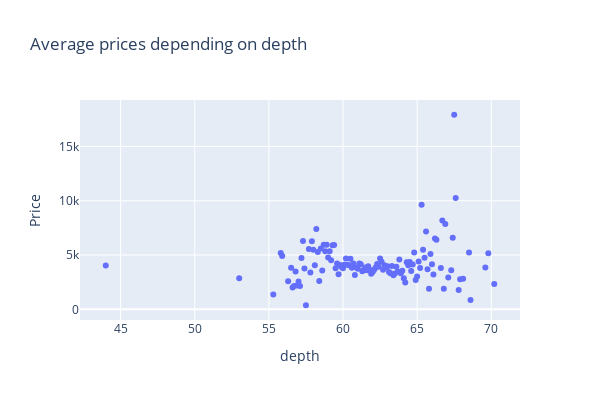
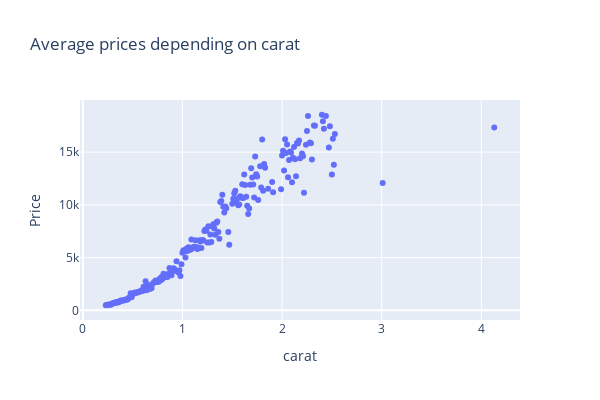
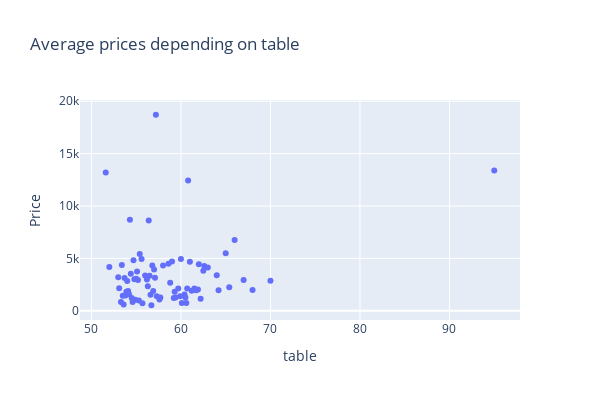
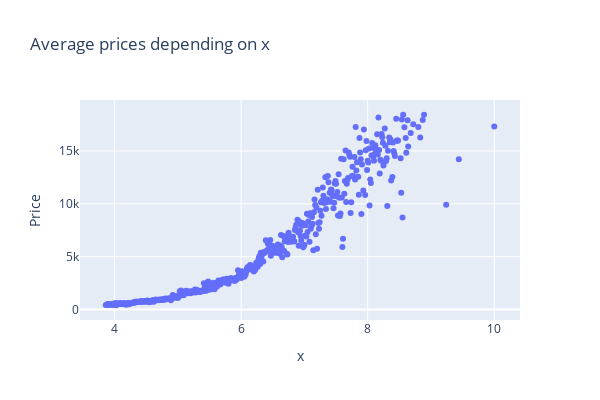

The cell these charts' notebook holds for them, in order:
### Code cell
import plotly.express as px

feat = ['depth', 'carat', 'table', 'x', 'y', 'z']

for x_var in feat:
    df_temp = data.groupby([x_var])['price'].mean().reset_index()

    fig = px.scatter(df_temp, x=x_var, y="price", 
                     title=f"Average prices depending on {x_var}",
                     labels={x_var: x_var, "price": "Price"})
    fig.update_layout(width=600, height=400)  # Set width and height of the graph
    fig.show()

### Figure 1 — Plotly figure (JSON) as saved in the notebook; plotly's stock layout.template omitted (floating-point values rounded to 4 significant figures)
{"data": [{"hovertemplate": "depth=%{x}<br>Price=%{y}<extra></extra>", "legendgroup": "", "marker": {"color": "#636efa", "symbol": "circle"}, "mode": "markers", "name": "", "orientation": "v", "showlegend": false, "type": "scatter", "x": [44, 53, 55.3, 55.8, 55.9, 56.3, 56.5, 56.6, 56.7, 56.8, 56.9, 57, 57.1, 57.2, 57.3, 57.4, 57.5, 57.7, 57.8, 57.9, 58, 58.1, 58.2, 58.3, 58.4, 58.5, 58.6, 58.7, 58.8, 58.9, 59, 59.1, 59.2, 59.3, 59.4, 59.5, 59.6, 59.7, 59.8, 59.9, 60, 60.1, 60.2, 60.3, 60.4, 60.5, 60.6, 60.7, 60.8, 60.9, 61, 61.1, 61.2, 61.3, 61.4, 61.5, 61.6, 61.7, 61.8, 61.9, 62, 62.1, 62.2, 62.3, 62.4, 62.5, 62.6, 62.7, 62.8, 62.9, 63, 63.1, 63.2, 63.3, 63.4, 63.5, 63.6, 63.7, 63.8, 63.9, 64, 64.1, 64.2, 64.3, 64.4, 64.5, 64.6, 64.7, 64.8, 64.9, 65, 65.1, 65.2, 65.3, 65.4, 65.5, 65.6, 65.7, 65.8, 65.9, 66, 66.1, 66.2, 66.3, 66.6, 66.7, 66.8, 66.9, 67.1, 67.3, 67.4, 67.5, 67.6, 67.8, 67.9, 68.1, 68.5, 68.6, 69.6, 69.8, 70.2], "xaxis": "x", "y": [4032, 2856, 1367, 5184, 4903, 2595.0, 3830.0, 2015, 2160.0, 3492.0, 2204, 2570.0, 2160.0, 4730.0, 6285, 3759, 377, 5551, 3401.0, 6260.0, 5495.0, 4053.0, 7397.0, 5283.0, 2616.0, 5602.0, 3571.0, 5959.0, 5357.0, 5936.0, 4779.0, 5359.0, 4518, 5897.0, 5918.0, 3786.0, 4228.0, 3231.0, 4088.0, 3889.0, 3792.0, 4110.0, 4683.0, 4112.0, 4063.0, 4666.0, 3839.0, 4214.0, 3152.0, 3860.0, 3743.0, 4225.0, 4149.0, 3517.0, 3620.0, 3849.0, 3608.0, 3957.0, 3637.0, 3281.0, 3437.0, 3637.0, 3858.0, 4177.0, 3915.0, 4670.0, 4391.0, 3639.0, 4067.0, 3875.0, 3969.0, 3428.0, 3315.0, 3988.0, 3142.0, 3289.0, 3912.0, 3478.0, 4585.0, 3314.0, 3561.0, 2852.0, 2462.0, 4335.0, 4051.0, 4364.0, 3524.0, 4133.0, 5225.0, 2708.0, 3036.0, 4398.0, 3801.0, 9639, 5483.0, 4744.0, 7174.0, 3681, 1902.0, 5092.0, 4146.0, 3197, 6520, 6399.0, 3808.0, 8190.0, 1900.0, 7856.0, 2942, 3597, 6597, 17917, 10250.0, 1770, 2777, 2811, 5240, 871, 3862, 5174.0, 2326], "yaxis": "y"}], "layout": {"height": 400, "legend": {"tracegroupgap": 0}, "title": {"text": "Average prices depending on depth"}, "width": 600, "xaxis": {"anchor": "y", "domain": [0, 1], "title": {"text": "depth"}}, "yaxis": {"anchor": "x", "domain": [0, 1], "title": {"text": "Price"}}}}

### Figure 2 — Plotly figure (JSON) as saved in the notebook; plotly's stock layout.template omitted (floating-point values rounded to 4 significant figures; data arrays with more than 128 entries replaced by an {"elided": "..."} marker saying what was removed)
{"data": [{"hovertemplate": "carat=%{x}<br>Price=%{y}<extra></extra>", "legendgroup": "", "marker": {"color": "#636efa", "symbol": "circle"}, "mode": "markers", "name": "", "orientation": "v", "showlegend": false, "type": "scatter", "x": {"elided": "202 float values"}, "xaxis": "x", "y": {"elided": "202 float values"}, "yaxis": "y"}], "layout": {"height": 400, "legend": {"tracegroupgap": 0}, "title": {"text": "Average prices depending on carat"}, "width": 600, "xaxis": {"anchor": "y", "domain": [0, 1], "title": {"text": "carat"}}, "yaxis": {"anchor": "x", "domain": [0, 1], "title": {"text": "Price"}}}}

### Figure 3 — Plotly figure (JSON) as saved in the notebook; plotly's stock layout.template omitted (floating-point values rounded to 4 significant figures)
{"data": [{"hovertemplate": "table=%{x}<br>Price=%{y}<extra></extra>", "legendgroup": "", "marker": {"color": "#636efa", "symbol": "circle"}, "mode": "markers", "name": "", "orientation": "v", "showlegend": false, "type": "scatter", "x": [51.6, 52, 53, 53.1, 53.3, 53.4, 53.5, 53.6, 53.7, 53.8, 53.9, 54, 54.1, 54.2, 54.3, 54.4, 54.5, 54.6, 54.7, 54.8, 54.9, 55, 55.1, 55.2, 55.3, 55.4, 55.6, 55.7, 56, 56.2, 56.3, 56.4, 56.5, 56.6, 56.7, 56.8, 56.9, 57, 57.1, 57.2, 57.3, 57.6, 57.7, 58, 58.6, 58.8, 59, 59.2, 59.3, 59.4, 59.7, 59.9, 60, 60.1, 60.4, 60.5, 60.6, 60.7, 60.8, 61, 61.2, 61.5, 61.7, 61.9, 62, 62.2, 62.5, 62.6, 63, 64, 64.2, 65, 65.4, 66, 67, 68, 70, 95], "xaxis": "x", "y": [13203, 4180.0, 3198.0, 2145, 832, 4369, 1424, 601, 3122.0, 1447.0, 1806.0, 2854.0, 1886, 1574, 8687, 3523.0, 1222, 832, 4824.0, 3006.0, 1046, 3069.0, 3755.0, 2943.0, 974.3, 5422, 4940.0, 713, 3357.0, 2982, 2344.0, 8626.0, 3334.0, 1523, 529, 4329, 1885, 3936.0, 3154.0, 18705, 1384, 1089, 1280, 4323.0, 4488, 2673, 4710.0, 1228, 1828, 1262, 2131, 1400.0, 4938.0, 754, 1565, 1276.0, 743, 2126.0, 12429, 4674.0, 1910, 2132, 1951, 2041, 4441.0, 1144, 3816, 4274, 4129.0, 3402.0, 1971, 5483.0, 2235, 6756.0, 2949, 1982, 2859, 13387], "yaxis": "y"}], "layout": {"height": 400, "legend": {"tracegroupgap": 0}, "title": {"text": "Average prices depending on table"}, "width": 600, "xaxis": {"anchor": "y", "domain": [0, 1], "title": {"text": "table"}}, "yaxis": {"anchor": "x", "domain": [0, 1], "title": {"text": "Price"}}}}

### Figure 4 — Plotly figure (JSON) as saved in the notebook; plotly's stock layout.template omitted (floating-point values rounded to 4 significant figures; data arrays with more than 128 entries replaced by an {"elided": "..."} marker saying what was removed)
{"data": [{"hovertemplate": "x=%{x}<br>Price=%{y}<extra></extra>", "legendgroup": "", "marker": {"color": "#636efa", "symbol": "circle"}, "mode": "markers", "name": "", "orientation": "v", "showlegend": false, "type": "scatter", "x": {"elided": "473 float values"}, "xaxis": "x", "y": {"elided": "473 float values"}, "yaxis": "y"}], "layout": {"height": 400, "legend": {"tracegroupgap": 0}, "title": {"text": "Average prices depending on x"}, "width": 600, "xaxis": {"anchor": "y", "domain": [0, 1], "title": {"text": "x"}}, "yaxis": {"anchor": "x", "domain": [0, 1], "title": {"text": "Price"}}}}
